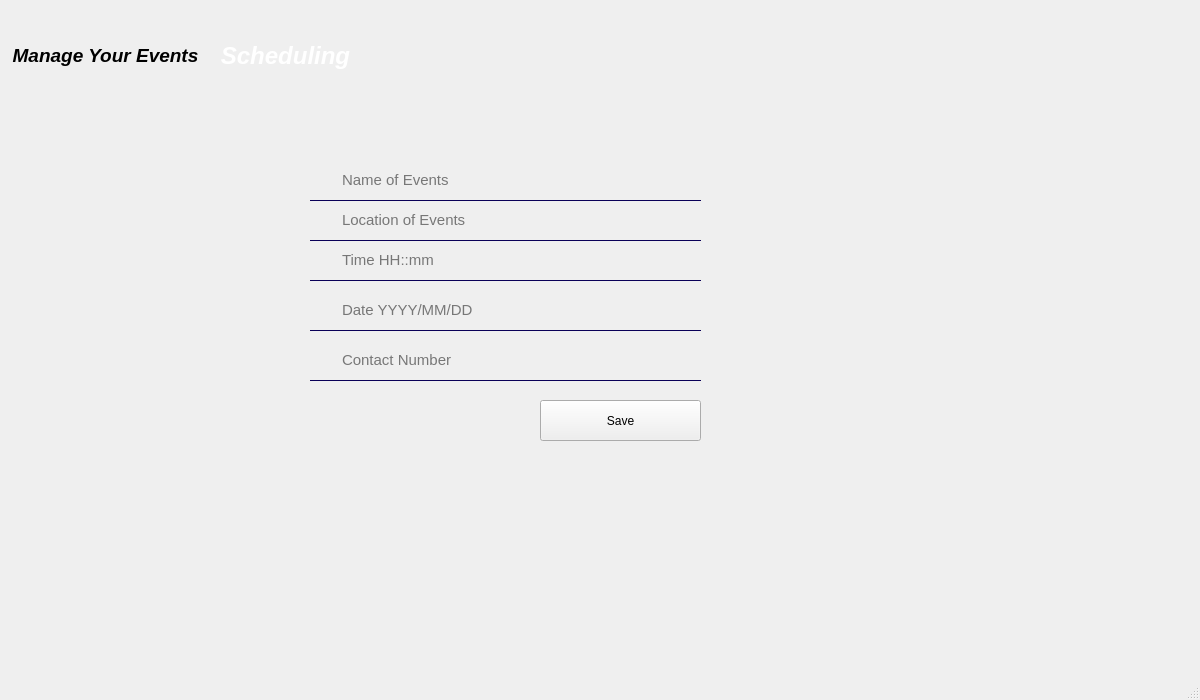
<?xml version="1.0" encoding="UTF-8"?>
<ui version="4.0">
 <class>Scheduling</class>
 <widget class="QMainWindow" name="Scheduling">
  <property name="geometry">
   <rect>
    <x>0</x>
    <y>0</y>
    <width>1200</width>
    <height>700</height>
   </rect>
  </property>
  <property name="minimumSize">
   <size>
    <width>1200</width>
    <height>700</height>
   </size>
  </property>
  <property name="maximumSize">
   <size>
    <width>1200</width>
    <height>700</height>
   </size>
  </property>
  <property name="windowTitle">
   <string>MainWindow</string>
  </property>
  <widget class="QWidget" name="centralwidget">
   <widget class="QLabel" name="label">
    <property name="geometry">
     <rect>
      <x>0</x>
      <y>0</y>
      <width>801</width>
      <height>581</height>
     </rect>
    </property>
    <property name="text">
     <string/>
    </property>
    <property name="pixmap">
     <pixmap resource="RES.qrc">:/resources/USER LOGIN (5).jpg</pixmap>
    </property>
    <property name="scaledContents">
     <bool>true</bool>
    </property>
   </widget>
   <widget class="QLabel" name="label_2">
    <property name="geometry">
     <rect>
      <x>-20</x>
      <y>30</y>
      <width>251</width>
      <height>51</height>
     </rect>
    </property>
    <property name="font">
     <font>
      <pointsize>14</pointsize>
      <italic>true</italic>
      <bold>true</bold>
     </font>
    </property>
    <property name="text">
     <string>Manage Your Events</string>
    </property>
    <property name="alignment">
     <set>Qt::AlignmentFlag::AlignCenter</set>
    </property>
   </widget>
   <widget class="QLabel" name="label_3">
    <property name="geometry">
     <rect>
      <x>160</x>
      <y>30</y>
      <width>251</width>
      <height>51</height>
     </rect>
    </property>
    <property name="font">
     <font>
      <pointsize>18</pointsize>
      <italic>true</italic>
      <bold>true</bold>
     </font>
    </property>
    <property name="styleSheet">
     <string notr="true">QLabel{
color:white;
}</string>
    </property>
    <property name="text">
     <string>Scheduling</string>
    </property>
    <property name="alignment">
     <set>Qt::AlignmentFlag::AlignCenter</set>
    </property>
   </widget>
   <widget class="QLineEdit" name="Name">
    <property name="geometry">
     <rect>
      <x>310</x>
      <y>160</y>
      <width>391</width>
      <height>41</height>
     </rect>
    </property>
    <property name="font">
     <font>
      <pointsize>11</pointsize>
     </font>
    </property>
    <property name="styleSheet">
     <string notr="true">QLineEdit{
background:transparent;
border:none;
border-bottom:1px solid rgb(10,0,87);
padding-left:30px;
}</string>
    </property>
    <property name="placeholderText">
     <string>Name of Events</string>
    </property>
   </widget>
   <widget class="QLineEdit" name="Location">
    <property name="geometry">
     <rect>
      <x>310</x>
      <y>200</y>
      <width>391</width>
      <height>41</height>
     </rect>
    </property>
    <property name="font">
     <font>
      <pointsize>11</pointsize>
     </font>
    </property>
    <property name="styleSheet">
     <string notr="true">QLineEdit{
background:transparent;
border:none;
border-bottom:1px solid rgb(10,0,87);
padding-left:30px;
}</string>
    </property>
    <property name="placeholderText">
     <string>Location of Events</string>
    </property>
   </widget>
   <widget class="QLineEdit" name="Time">
    <property name="geometry">
     <rect>
      <x>310</x>
      <y>240</y>
      <width>391</width>
      <height>41</height>
     </rect>
    </property>
    <property name="font">
     <font>
      <pointsize>11</pointsize>
     </font>
    </property>
    <property name="styleSheet">
     <string notr="true">QLineEdit{
background:transparent;
border:none;
border-bottom:1px solid rgb(10,0,87);
padding-left:30px;
}</string>
    </property>
    <property name="placeholderText">
     <string>Time HH::mm</string>
    </property>
   </widget>
   <widget class="QLineEdit" name="Date">
    <property name="geometry">
     <rect>
      <x>310</x>
      <y>290</y>
      <width>391</width>
      <height>41</height>
     </rect>
    </property>
    <property name="font">
     <font>
      <pointsize>11</pointsize>
     </font>
    </property>
    <property name="styleSheet">
     <string notr="true">QLineEdit{
background:transparent;
border:none;
border-bottom:1px solid rgb(10,0,87);
padding-left:30px;
}</string>
    </property>
    <property name="placeholderText">
     <string>Date YYYY/MM/DD</string>
    </property>
   </widget>
   <widget class="QLineEdit" name="Contact">
    <property name="geometry">
     <rect>
      <x>310</x>
      <y>340</y>
      <width>391</width>
      <height>41</height>
     </rect>
    </property>
    <property name="font">
     <font>
      <pointsize>11</pointsize>
     </font>
    </property>
    <property name="styleSheet">
     <string notr="true">QLineEdit{
background:transparent;
border:none;
border-bottom:1px solid rgb(10,0,87);
padding-left:30px;
}</string>
    </property>
    <property name="placeholderText">
     <string>Contact Number</string>
    </property>
   </widget>
   <widget class="QPushButton" name="Gotodashboard">
    <property name="geometry">
     <rect>
      <x>540</x>
      <y>400</y>
      <width>161</width>
      <height>41</height>
     </rect>
    </property>
    <property name="text">
     <string>Save</string>
    </property>
   </widget>
  </widget>
  <widget class="QMenuBar" name="menubar">
   <property name="geometry">
    <rect>
     <x>0</x>
     <y>0</y>
     <width>1200</width>
     <height>43</height>
    </rect>
   </property>
  </widget>
  <widget class="QStatusBar" name="statusbar"/>
 </widget>
 <resources>
  <include location="RES.qrc"/>
 </resources>
 <connections/>
</ui>
